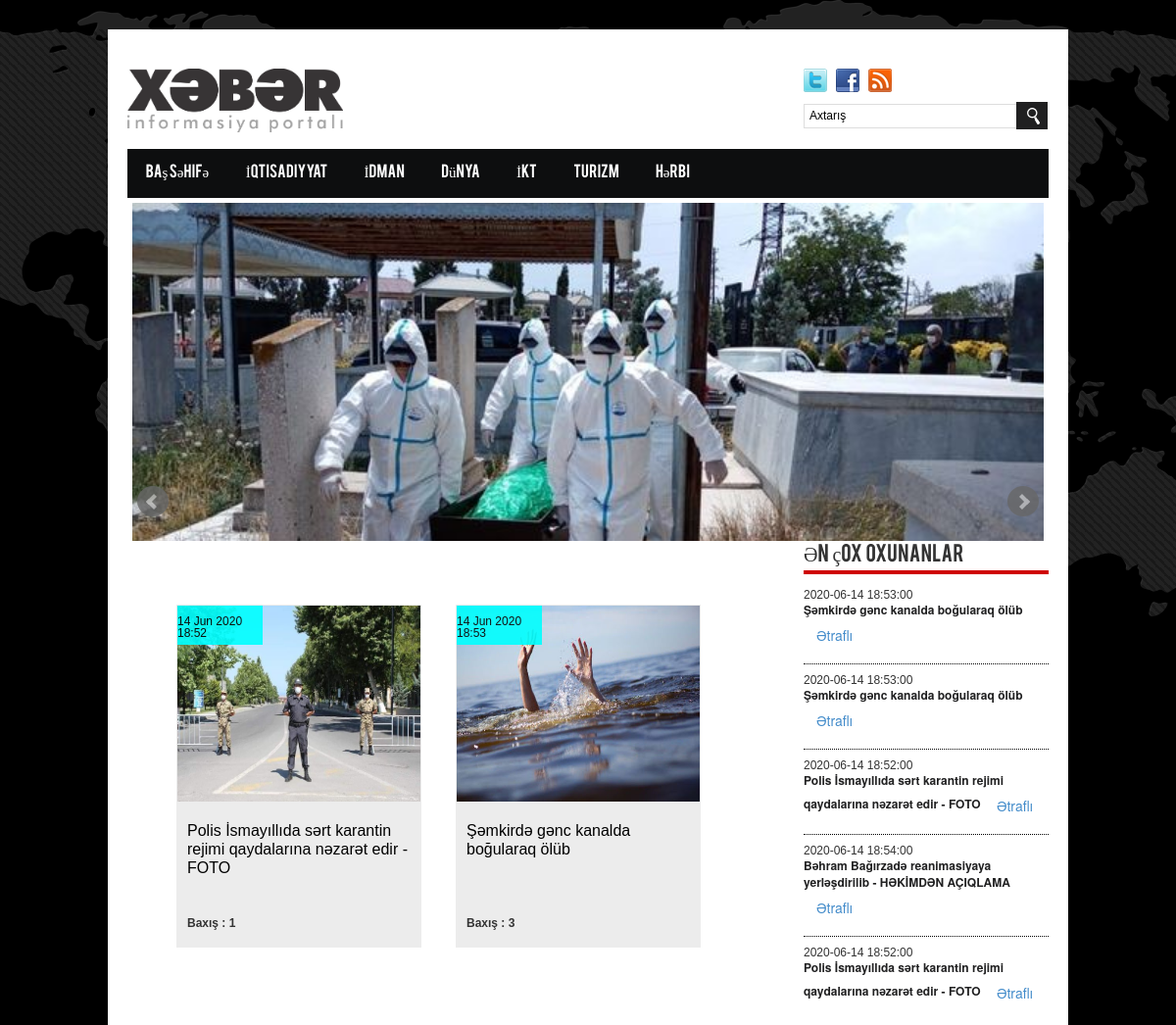
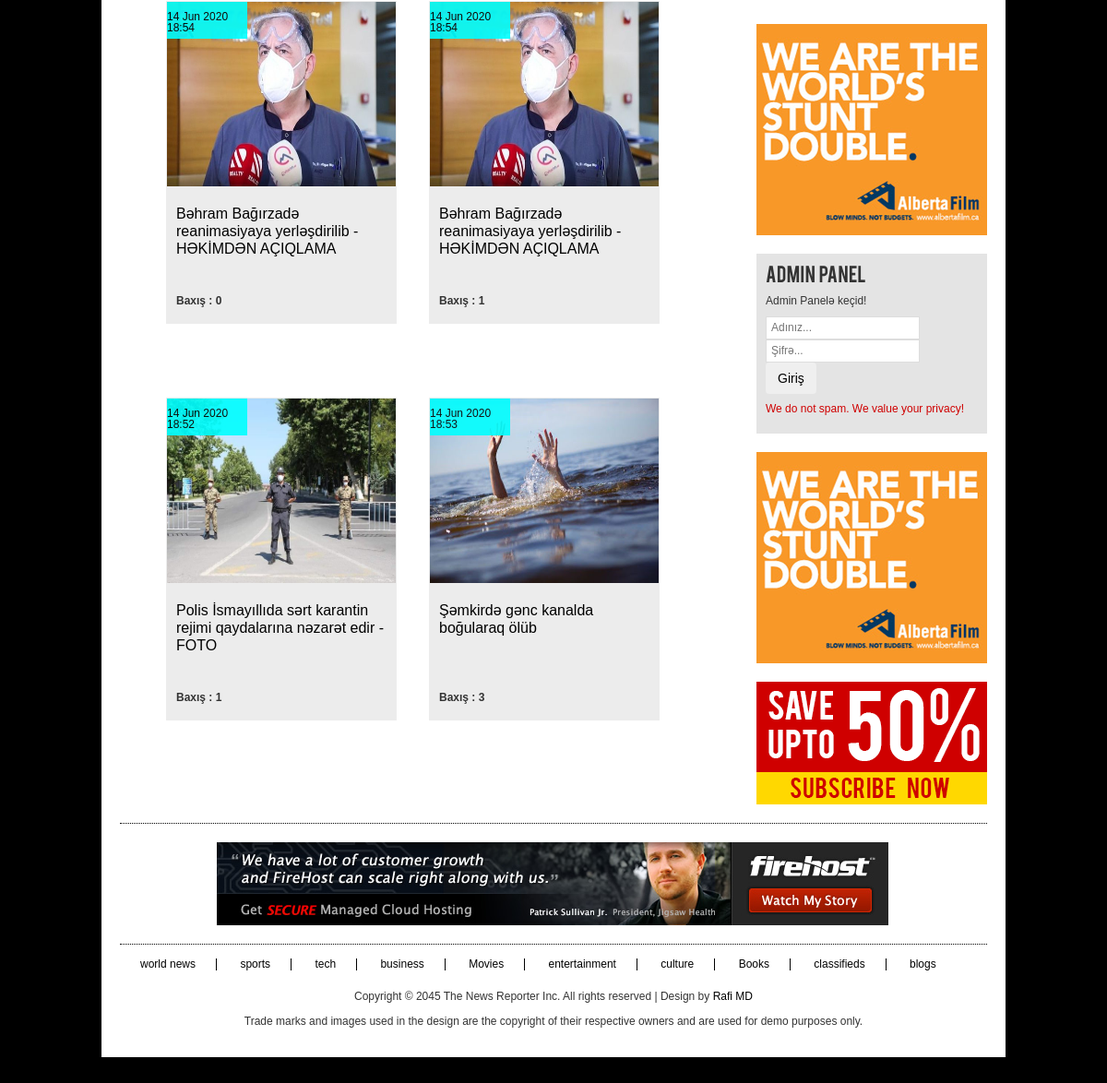
The page /site/index.php on the database its author committed (2 pictures, top to bottom).
### tables this page shows
CREATE TABLE `menu` (
  `menu_id` int(11) NOT NULL,
  `menu_adi` varchar(50) NOT NULL,
  `menu_url` varchar(100) NOT NULL,
  `menu_sira` varchar(50) NOT NULL
);

CREATE TABLE `slider` (
  `slider_id` int(11) NOT NULL,
  `slider_ad` varchar(500) NOT NULL,
  `slider_url` varchar(100) NOT NULL,
  `slider_resimyol` varchar(300) NOT NULL,
  `slider_sira` int(11) NOT NULL
);

CREATE TABLE `haber` (
  `haber_id` int(11) NOT NULL,
  `haber_zaman` datetime NOT NULL,
  `haber_ad` varchar(150) NOT NULL,
  `haber_detay` varchar(6000) NOT NULL,
  `haber_resimyol` varchar(100) NOT NULL,
  `haber_hit` varchar(500) NOT NULL DEFAULT '0'
);

### site/index.php (the view, shortened to what this page needs)
<?php
include 'header.php';
include 'sidebar.php';
?>
<head>
</head>
    <div  class="content_area">
 <?php
                                       $habersor = $baglan->query("SELECT * FROM haber ");
                                      while ($habercek = $habersor->fetch_array()) {
                                     ?>
 <a class="a" href="haber-detay.php?haber_id=<?php echo $habercek['haber_id']; ?>"><div class="row">
<div style="height: 200px; display: block;"> <img style="height: 200px !important; width: 250px" src="../<?php  echo $habercek['haber_resimyol']; ?>" >
<div  class="time" style="  position: absolute;  z-index: 1; left: 0; top: 0; max-width: 87px;height: 40px; padding-top: 10px; background-color: #00FFFF;">
  <?php echo date("d M Y H:i", strtotime($habercek['haber_zaman'])); ?>
</div>
</div>
<div style="height: 118px ;padding-top: 20px;padding-right: 10px;padding-left: 10px; font-size: 16px;">
  <p style="line-height: 1.2;"><?php  echo $habercek['haber_ad'];  ?></p>
</div>
    <div style="width: 250px; height: 32px " class="btn-group" role="group" aria-label="Basic example">
</a>
  <div style="padding-left: 10px;"><b>Baxış : <?php echo $habercek['haber_hit']; ?></b></div>
</div>
</div>
<?php } ?>
  <?php
  include 'footer.php';
   ?>

### site/header.php (shortened to what this page needs)
<?php
    include '../baglan.php';
    ?>
<!DOCTYPE html PUBLIC "-//W3C//DTD XHTML 1.0 Transitional//EN" "http://www.w3.org/TR/xhtml1/DTD/xhtml1-transitional.dtd">
<html xmlns="http://www.w3.org/1999/xhtml">
<head>
<link rel="stylesheet" type="text/css" href="assets/font/font-awesome.min.css" />
<link rel="stylesheet" type="text/css" href="assets/font/font.css" />
<link rel="stylesheet" type="text/css" href="assets/css/bootstrap.min.css" media="screen" />
<link rel="stylesheet" type="text/css" href="assets/css/style.css" media="screen" />
<link rel="stylesheet" type="text/css" href="assets/css/responsive.css" media="screen" />
<link rel="stylesheet" type="text/css" href="assets/css/jquery.bxslider.css" media="screen" />
</head>
<body>
<div class="body_wrapper">
  <div class="center">
    <div class="header_area">
      <div class="logo floatleft"><a href="#"><img style="width: 220px" src="images/xeberlogo.png" alt="" /></a></div>
      <div class="social_plus_search floatright">
        <div class="social">
          <ul>
            <li><a href="#" class="twitter"></a></li>
            <li><a href="#" class="facebook"></a></li>
            <li><a href="#" class="feed"></a></li>
          </ul>
        </div>
        <div class="search">
          <form action="#" method="post" id="search_form">
            <input type="text" value="Axtarış" id="s" />
            <input type="submit" id="searchform" value="search" />
          </form>
        </div>
      </div>
    </div>
    <div class="main_menu_area">
      <ul id="nav">
<?php
     $menusor = $baglan->query("SELECT * FROM menu ");
      while ($menucek = $menusor->fetch_array()) {
                                     ?>
        <li><a href="<?php echo  $menucek['menu_url']; ?>"><?php  echo $menucek['menu_adi']; ?></a>  </li>
     <?php  }
      ?>
      </ul>
    </div>
    <div class="slider_area">
      <div class="slider">
        <ul class="bxslider">
             <?php
                                       $slidersor = $baglan->query("SELECT * FROM slider ");
                                      while ($slidercek = $slidersor->fetch_array()) {
                                     ?>
          <li>  <img width="1000" src="../<?php echo $slidercek['slider_resimyol']; ?>" alt="" />  </li>
          <?php } ?>
        </ul>
      </div>
    </div>

### site/sidebar.php
     <?php
 include '../baglan.php';
     ?>
  <div class="sidebar floatright">
 <div class="single_sidebar">
          <div class="popular">
            <h2 class="title">Ən çox oxunanlar</h2>
            <ul>
<?php
                                    $habersor = $baglan->query("SELECT * FROM haber order by haber_hit DESC limit 5");
                                      while ($habercek = $habersor->fetch_array()) {
                                     ?>
              <li>
                <div class="single_popular">
                  <p><?php echo $habercek['haber_zaman']; ?></p>
                  <h3><?php  echo $habercek['haber_ad']; ?> <a href="haber-detay.php?haber_id=<?php echo $habercek['haber_id']; ?>" class="btn btn-link">Ətraflı</a></h3>
                </div>
              </li>
<?php   }   ?>
              </ul>
            </div>
           </div>
        <div class="single_sidebar"> <img src="images/add1.png" alt="" /> </div>
        <div class="single_sidebar">
          <div class="news-letter">
            <h2>Admin Panel</h2>
            <p>Admin Panelə keçid!</p>
            <form action="../islem.php" method="POST">
              <input type="text" placeholder="Adınız..." name="admin_kadi" />
              <input type="password" placeholder="Şifrə..." name="admin_sifre" />
              <br>
              <button type="submit" class="btn btn-col-md-3" name="loggin">Giriş</button>
            </form>
            <p class="news-letter-privacy">We do not spam. We value your privacy!</p>
          </div>
        </div>
        <div class="single_sidebar"> <img src="images/add1.png" alt="" /> </div>
        <div class="single_sidebar">
          <img src="images/add2.png" alt="" /> </div>
      </div>

### site/footer.php (shortened to what this page needs)
  <div class="footer_top_area">
      <div class="inner_footer_top"> <img src="images/add3.png" alt="" /> </div>
    </div>
    <div class="footer_bottom_area">
      <div class="footer_menu">
        <ul id="f_menu">
          <li><a href="#">world news</a></li>
          <li><a href="#">sports</a></li>
          <li><a href="#">tech</a></li>
          <li><a href="#">business</a></li>
          <li><a href="#">Movies</a></li>
          <li><a href="#">entertainment</a></li>
          <li><a href="#">culture</a></li>
          <li><a href="#">Books</a></li>
          <li><a href="#">classifieds</a></li>
          <li><a href="#">blogs</a></li>
        </ul>
      </div>
      <div class="copyright_text">
        <p>Copyright &copy; 2045 The News Reporter Inc. All rights reserved | Design by <a target="_blank" rel="nofollow" href="http://www.graphicsfuel.com/2045/10/wp-magazine-theme-template-psd/">Rafi MD</a></p>
        <p>Trade marks and images used in the design are the copyright of their respective owners and are used for demo purposes only.</p>
      </div>
    </div>
</body>
</html>

### site/assets/css/style.css (style rules this page uses)
* { margin:0; padding:0 }
body { font-family:Arial; font-size:12px; line-height:13px; background:url("images/site_bg.png") top center no-repeat fixed #000 }
a { color:#000; text-decoration:none }
input[type=text], input[type=password], textarea { border:1px solid #ddd; padding:5px }
input[type=submit] h1, h2, h4, h5, h6 { font-weight:normal; margin:0 0 15px }
h3 { color:#202021; font-size:12px; font-weight:bold; margin-bottom:2px; line-height:13px }
h2 { font-size:25px; line-height:30px }
img { max-width:100%; height:auto }
.floatleft { float:left }
.floatright { float:right }
.center { width:980px; display:block; margin:0 auto; padding:20px; background:#fff; transition:all 1.3s ease 0s; -moz-transition:all 1.3s ease 0s; -webkit-transition:all 1.3s ease 0s; -o-transition:all 1.3s ease 0s; -ms-transition:all 1.3s ease 0s }
div { overflow:hidden }
.slider { height:350px; overflow:visible }
.bxslider, .bx-viewport, .bx-controls, .bx-pager, .bx-controls-direction { overflow:visible }
#nav { display:block }
#f_menu { display:block }
.body_wrapper { background:url("images/body_bg.png") repeat; margin-top:30px; margin-bottom:30px }
.logo { margin-top:20px }
.social_plus_search { margin-bottom:20px }
.social { width:250px; margin:20px 0px 10px 0px }
.social ul { list-style:none outside none; margin:0; padding:0 }
.social ul li { float:left; margin-right:7px }
.social ul li a { display:block; padding:12px 13px }
.twitter { background:url("images/social_icons.png") no-repeat scroll 0 0 rgba(0,0,0,0) }
.facebook { background:url("images/social_icons.png") no-repeat scroll -37px 0px rgba(0,0,0,0) }
.feed { background:url("images/social_icons.png") no-repeat scroll -73px 0px rgba(0,0,0,0) }
.search #s { width:87% }
.search #searchform { background:url("images/search.png") no-repeat scroll 0 0 rgba(0,0,0,0); border:medium none; height:28px; margin-left:-4px; text-indent:-99999px; width:13% }
.main_menu_area { overflow:visible; background:#0D0E0F; min-height:50px }
.main_menu_area ul { margin:0; padding:0; list-style:none }
.main_menu_area ul li { float:left; position:relative }
.main_menu_area ul li a { color:#FFF; display:block; font-family:'bebasregular'; font-size:15px; padding:18px 18.7px }
.slider_area, .slider { display:block; position:relative; width:100%; margin:0; padding:0; }
.slider * { margin:0; padding:0; }
.slider img { max-width:100%; }
.content_area { margin-top:25px }
.title { border-bottom:4px solid #CF0000; font-family:'bebasregular'; font-size:20px; word-spacing:2px }
.sidebar { width:250px }
.single_sidebar { margin-bottom:20px }
.news-letter { padding:10px; background:#E4E4E4 }
.news-letter h2 { font-family:bebasregular; font-size:20px; margin-bottom:5px; word-spacing:2px }
.news-letter-privacy { color:#cf0000; margin-top:10px }
.popular ul { margin:0; padding:0; list-style:none }
.popular ul li { border-bottom:1px dotted #000; padding-bottom:10px; margin-bottom:10px }
.popular ul li:last-child { border-bottom:none }
.single_popular p { margin-bottom:0 }
.single_popular h3 { line-height:17px; margin-top:0 }
.footer_top_area { border-bottom:1px dotted #000; border-top:1px dotted #000; padding:20px 0; width:940px }
.inner_footer_top { width:730px; margin:0 auto }
.footer_bottom_area { margin-top:15px }
.footer_menu { margin-bottom:20px }
.footer_menu ul { margin:0; padding:0; list-style:none }
.footer_menu ul li { border-right:1px solid #000; display:inline }
.footer_menu ul li:last-child { border-right:none }
.footer_menu ul li a { display:inline-block; padding:0 22px }
.copyright_text { line-height:17px; text-align:center }

### site/header.php (style rules this page uses)
body,input,textarea,select { font-family: 'Source Sans Pro', arial, sans-serif; font-weight: 300; }

### site/index.php (style rules this page uses)
.row { background-color: #ececec; padding: 0px; width: 250px; height: 350px; float: left; margin-left: 50px; margin-top: 40px; margin-bottom: 40px; border:solid 1px #ececec; display: inline-block; vertical-align: middle; -webkit-transform: perspective(1px) translateZ(0); transform: perspective(1px) translateZ(0); box-shadow: 0 0 1px rgba(0, 0, 0, 0); -webkit-transition-duration: 0.3s; transition-duration: 0.3s; -webkit-transition-property: box-shadow; transition-property: box-shadow; }
.time { opacity: 0.9; line-height: 1; }

### rows shown on the page
menu: menu_adi "Baş səhifə"
menu: menu_adi "İqtisadiyyat"
menu: menu_adi "İdman"
menu: menu_adi "Dünya"
menu: menu_adi "İKT"
menu: menu_adi "Turizm"
menu: menu_adi "Hərbi"
slider: slider_resimyol (picture)
haber: haber_zaman "2020-06-14 18:53:00", haber_ad "Şəmkirdə gənc kanalda boğularaq ölüb", haber_resimyol (picture), haber_zaman "14 Jun 2020 18:53", haber_hit "3"
haber: haber_zaman "2020-06-14 18:53:00", haber_ad "Şəmkirdə gənc kanalda boğularaq ölüb", haber_resimyol (picture), haber_zaman "14 Jun 2020 18:53", haber_hit "3"
haber: haber_zaman "2020-06-14 18:52:00", haber_ad "Polis İsmayıllıda sərt karantin rejimi qaydalarına nəzarət edir - FOTO", haber_resimyol (picture), haber_zaman "14 Jun 2020 18:52", haber_hit "1"
haber: haber_zaman "2020-06-14 18:54:00", haber_ad "Bəhram Bağırzadə reanimasiyaya yerləşdirilib - HƏKİMDƏN AÇIQLAMA", haber_resimyol (picture), haber_zaman "14 Jun 2020 18:54", haber_hit "1"
haber: haber_zaman "2020-06-14 18:52:00", haber_ad "Polis İsmayıllıda sərt karantin rejimi qaydalarına nəzarət edir - FOTO", haber_resimyol (picture), haber_zaman "14 Jun 2020 18:52", haber_hit "1"
haber: haber_resimyol (picture), haber_zaman "14 Jun 2020 18:54", haber_ad "Bəhram Bağırzadə reanimasiyaya yerləşdirilib - HƏKİMDƏN AÇIQLAMA", haber_hit "0"
